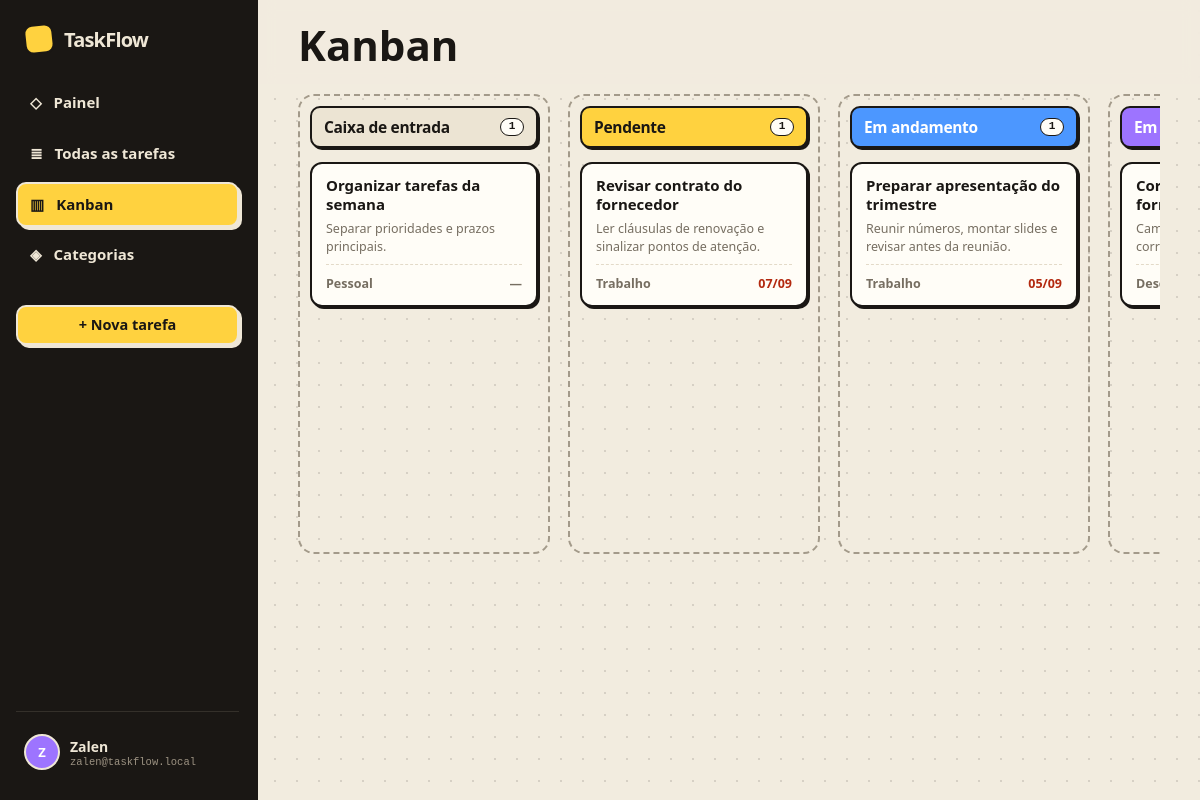
The page /kanban.php (signed in) on the database as committed earlier.
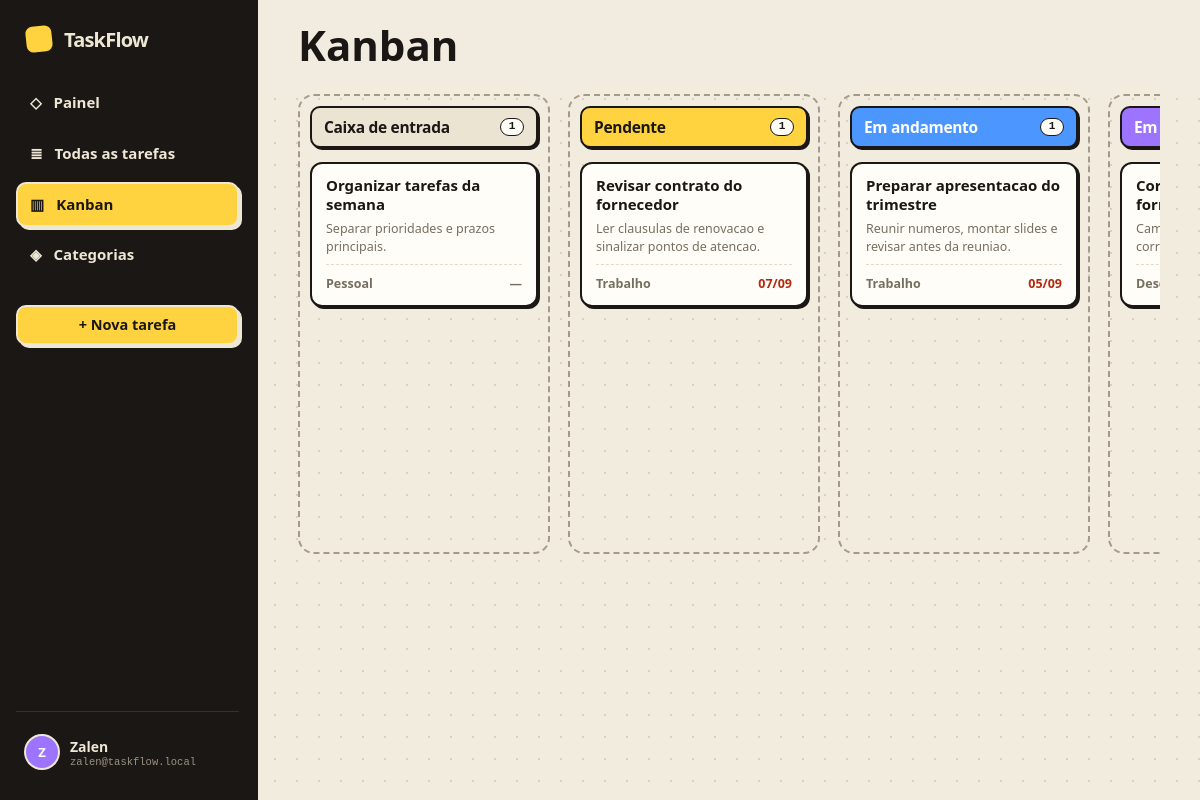
The same page on the database as committed later.
### tables this page shows
CREATE TABLE tasks (
    id BIGINT UNSIGNED NOT NULL AUTO_INCREMENT,
    user_id INT UNSIGNED NOT NULL,
    title VARCHAR(120) NOT NULL,
    description TEXT NULL,
    category VARCHAR(60) NULL,
    status ENUM('inbox','pending','progress','review','done') NOT NULL DEFAULT 'inbox',
    priority ENUM('low','normal','high','urgent') NOT NULL DEFAULT 'normal',
    due_date DATE NULL,
    created_at TIMESTAMP NOT NULL DEFAULT CURRENT_TIMESTAMP,
    updated_at TIMESTAMP NOT NULL DEFAULT CURRENT_TIMESTAMP ON UPDATE CURRENT_TIMESTAMP,
    PRIMARY KEY (id),
    KEY idx_tasks_user_status (user_id, status),
    KEY idx_tasks_user_due (user_id, due_date),
    KEY idx_tasks_user_category (user_id, category),
    KEY idx_tasks_user_updated (user_id, updated_at),
    CONSTRAINT fk_tasks_user FOREIGN KEY (user_id) REFERENCES users(id) ON DELETE CASCADE
);

### includes/bootstrap.php (called while the page is built, shortened)
<?php
require_once __DIR__ . '/../config/database.php';
function e(mixed $value): string {
    return htmlspecialchars((string)$value, ENT_QUOTES, 'UTF-8');
}
function truncate_text(string $value, int $limit): string {
    if (function_exists('mb_strlen') && function_exists('mb_substr')) {
        return mb_strlen($value, 'UTF-8') > $limit ? mb_substr($value, 0, $limit - 1, 'UTF-8') . '…' : $value;
    }
    return strlen($value) > $limit ? substr($value, 0, max(0, $limit - 3)) . '...' : $value;
}
function csrf_token(): string {
    return $_SESSION['csrf'];
}
function statuses(): array {
    return [
        'inbox' => 'Caixa de entrada',
        'pending' => 'Pendente',
        'progress' => 'Em andamento',
        'review' => 'Em revisão',
        'done' => 'Concluída',
    ];
}
function due_class(?string $date, string $status): string {
    if (!$date || $status === 'done') return '';
    $today = date('Y-m-d');
    if ($date < $today) return 'overdue';
    return '';
}

### config/database.php (called while the page is built, shortened)
<?php
function db(bool $withoutDatabase = false): PDO {
    static $connections = [];
    $key = $withoutDatabase ? 'server' : 'database';
    if (isset($connections[$key])) {
        return $connections[$key];
    }
    $dsn = $withoutDatabase
        ? 'mysql:host=' . DB_HOST . ';port=' . DB_PORT . ';charset=utf8mb4'
        : 'mysql:host=' . DB_HOST . ';port=' . DB_PORT . ';dbname=' . DB_NAME . ';charset=utf8mb4';
    try {
        $pdo = new PDO($dsn, DB_USER, DB_PASS, [
            PDO::ATTR_ERRMODE => PDO::ERRMODE_EXCEPTION,
            PDO::ATTR_DEFAULT_FETCH_MODE => PDO::FETCH_ASSOC,
            PDO::ATTR_EMULATE_PREPARES => false,
        ]);
    } catch (PDOException $e) {
        throw new RuntimeException(
            $withoutDatabase
                ? 'Não foi possível conectar ao MySQL. Confirme se o MySQL está iniciado no XAMPP e revise config/database.php.'
                : 'Banco TaskFlow ainda não está disponível. Acesse install.php para criar o banco e as tabelas.',
            0,
            $e
        );
    }
    return $pdo;
}

### kanban.php (the view, shortened to what this page needs)
<?php
require_once __DIR__ . '/includes/bootstrap.php';
$user = require_auth();
$uid = (int)$user['id'];
$stmt = db()->prepare('SELECT id,user_id,title,description,category,status,priority,due_date,created_at,updated_at FROM tasks WHERE user_id=:uid ORDER BY updated_at DESC,id DESC');
$stmt->execute(['uid'=>$uid]);
$all = $stmt->fetchAll();
$groups = array_fill_keys(array_keys(statuses()), []);
foreach ($all as $task) if (isset($groups[$task['status']])) $groups[$task['status']][] = $task;
function k_priority_class(string $priority): string { return ['urgent'=>'p-alta','high'=>'p-alta','normal'=>'p-media','low'=>'p-baixa'][$priority] ?? 'p-media'; }
include __DIR__ . '/includes/header.php';
?>
<div class="kanban" data-kanban data-csrf="<?=e(csrf_token())?>">
<?php foreach(statuses() as $status=>$label): ?>
    <section class="kcol" data-status="<?=e($status)?>">
        <h4><?=e($label)?><span><?=count($groups[$status])?></span></h4>
        <?php foreach($groups[$status] as $task): ?>
            <article class="kcard <?=k_priority_class($task['priority'])?>" draggable="true" data-id="<?=e($task['id'])?>" onclick="location.href='tasks.php?action=view&id=<?=e($task['id'])?>'">
                <div class="tt"><?=e($task['title'])?></div>
                <?php if (!empty($task['description'])): ?><p style="font-size:12.5px;color:var(--muted);margin-bottom:8px"><?=e(truncate_text((string)$task['description'], 85))?></p><?php endif; ?>
                <div class="meta"><span><?=e($task['category'] ?: 'Sem categoria')?></span><span class="<?=due_class($task['due_date'] ?? null,$task['status'])==='overdue'?'due-late':''?>"><?=!empty($task['due_date'])?e(date('d/m',strtotime($task['due_date']))):'—'?></span></div>
            </article>
        <?php endforeach; ?>
    </section>
<?php endforeach; ?>
</div>
<?php include __DIR__ . '/includes/footer.php'; ?>

Rows that differ between the two databases and show on the page:
changed tasks "Revisar contrato do fornecedor": description "Ler cláusulas de renovação e sinalizar pontos de atenção." → "Ler clausulas de renovacao e sinalizar pontos de atencao."
changed tasks: title "Preparar apresentação do trimestre" → "Preparar apresentacao do trimestre"; description "Reunir números, montar slides e revisar antes da reunião." → "Reunir numeros, montar slides e revisar antes da reuniao."
